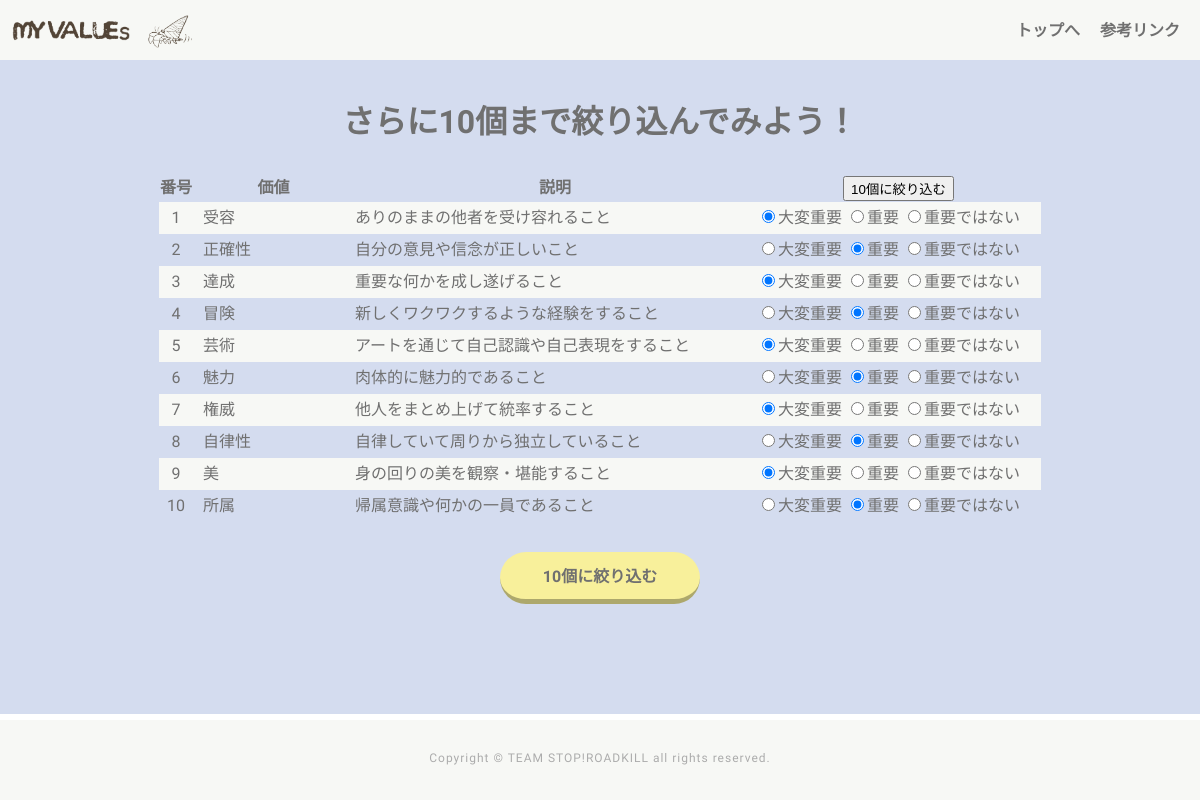
The page /page3 on the database its author committed.
### tables this page shows
CREATE TABLE "values100" (
	"id"	INTEGER,
	"value"	TEXT,
	"explanation"	TEXT,
	PRIMARY KEY("id")
);

### app.py (the view)
@app.route("/page3",methods=["GET"])
def page3_get():
    user_id=1
    conn=sqlite3.connect("myvalues.db")
    cur=conn.cursor()
    cur.execute("Select * From myselect Order by savedate desc Limit 1;")
    selected=cur.fetchone()
    c=conn.cursor()
    c.execute("Select id,value,explanation From values100;")
    value_list=[]
    i = 4
    for row in c.fetchall():
        if not selected[i]==0:
            value_list.append({"id":row[0],"task":row[1],"explanation":row[2],"emphasis":selected[i]})
        i=i+1
    c.close()
    cur.close()
    conn.close()
    return render_template("page3.html",value_list=value_list,)

### templates/page3.html
{% extends "base.html" %}
{% block content %}
<div class="container">
    <div class ="box-list">
        <p>
            <h1>さらに10個まで絞り込んでみよう！</h1>
        </p>
        <div class="first-list">
            <form action="/page3" id="list100form" method="post">
                <table>
                    <tr>
                        <th>番号</th><th>価値</th><th>説明</th><th><input type="submit" value="10個に絞り込む" class="select10"></th>
                    </tr>
                    {% for item in value_list %}
                    <tr class="value_container">
                        <td>{{item['id']}}</td>
                        <td class="titles">{{item['task']}}</td>
                        <td class="need">{{item['explanation']}}</td>
                        <td>
                            <label><input type="radio" name="r{{item['id']}}" value="2" {% if item['emphasis']==2 %} checked="checked"{% endif %}>大変重要</label>
                            <label><input type="radio" name="r{{item['id']}}" value="1" {% if item['emphasis']==1 %} checked="checked"{% endif %}>重要</label>
                            <label class="last"><input type="radio" name="r{{item['id']}}" value="0" {% if item['emphasis']==0 %} checked="checked"{% endif %}>重要ではない</label>
                        </td>
                    </tr>
                    {% endfor %}
                </table>
                <div class ="button-box">
                    <input type="submit" value="10個に絞り込む" class="reset button-shadow select10">
                </div>
            </form>
        </div>
    </div>
</div>
{% endblock %}

### templates/base.html (shortened to what this page needs)
<!DOCTYPE html>
<html lang="ja">
<head>
    <link rel="stylesheet" href="../static/css/style.css">
</head>
<body>
    <div class="container-all">
        <header class="site-header">
        <div class="logo">
            <img src="../static/img/name.png" alt="">
        </div>
        <div class="logoimage">
            <img src="../static/img/myvalueslogo.png" alt="">
        </div>
        <div class="menu">
        <nav>
            <ul>
                <li><a  href="" >トップへ</a></li>
                <li><a  href="" >参考リンク</a></li>
            </ul>
        </nav>
        </div>
        </header>
    {% block content %}
    {% endblock %}
    <footer>
    <p class="copyright">Copyright &copy; TEAM STOP!ROADKILL all rights reserved.</p>
    </footer>
    </div>
</body>
</html>

### static/css/style.css (style rules this page uses)
html { overflow-y: scroll; }
body, h1, h2, h3, h4, h5, p, ul, ol, li, dl, dt, dd { margin: 0px; padding: 0px; }
body { background: #fff; text-align: center; font-size: 16px; line-height: 1.4; min-width: 100%; -webkit-text-size-adjust: 100%; }
li { list-style: none; }
a { outline: none; color: inherit; text-decoration: none; }
img { border: 0px; vertical-align: bottom; }
.reset { color: black; text-decoration: none; font-family: sans-serif; font-weight: normal; font-size: 16px; line-height: 1.5; letter-spacing: normal; border: none; background: transparent; margin: 0; padding: 0; outline: none; cursor: pointer; -webkit-tap-highlight-color: rgba(0,0,0,0); }
body { font-family: "Noto Sans Japanese", "ヒラギノ角ゴ Pro W3", "Hiragino Kaku Gothic Pro", "ヒラギノ角ゴ ProN W3", "Hiragino Kaku Gothic ProN", "游ゴシック", YuGothic, "メイリオ", "Meiryo", "HGPｺﾞｼｯｸM", "Osaka", "ＭＳ Ｐゴシック", sans-serif, Century Gothic, Arial,"M PLUS Rounded 1c"; }
.site-header { height: 60px; background: #F7F8F5; text-align: center; position: fixed; width: 100%; display: flex; }
header img { height:50px; }
.logo { margin: 5px,0px,0px,5px; padding-top: 5px; }
.logoimage { padding-top: 10px; }
.menu { margin:0 0 0 auto; }
ul { display: flex; list-style: none; margin: 5px; padding: 5px; }
li { margin:10px; font-family: 'M PLUS Rounded 1c', sans-serif; font-weight: 600; color:#707070; }
.container-all { background-color:#D4DCEF; width: 100%; height: auto !important; height: 100%; position: relative; min-height: 100%; }
.container { background-color:#D4DCEF; font-family: 'M PLUS Rounded 1c', sans-serif; color: #707070; padding-bottom:80px; height: 100%; }
.container h1 { font-family: 'M PLUS Rounded 1c', sans-serif; color: #707070; }
.box-list { padding-top: 100px; margin: 0 auto; margin-bottom:30px; }
.first-list table { border-collapse: collapse; margin-top: 30px; margin-left: auto; margin-right: auto; }
.first-list table td { background: #F7F8F5; }
.first-list table tr:nth-child(odd) td { background: #D4DCEF; }
.first-list table td { margin-right: 10px; }
.titles { font-weight: 500; height: 30px; width: 150px; text-align: left; padding-left: 10px; }
.need { text-align: left; width: 400px; }
.last { margin-right:20px; }
.button-box { margin-top: 30px; }
.button-shadow { font-family: 'M PLUS Rounded 1c', sans-serif; color:#707070; text-align: center; box-sizing: border-box; display: block; max-width: 200px; width: 100%; margin: 0 auto; background: #F8F09B; font-weight: bold; padding: 13px 10px 10px; border-radius: 30px; border-bottom: 5px solid rgba(0,0,0,0.3); }
footer { height: 80px; background: #F7F8F5; width: 100%; }
footer .copyright { color: #acacac; font-size: 12px; padding-top: 30px; letter-spacing: 1px; font-family: 'M PLUS Rounded 1c', sans-serif; }
footer { height: 80px; background: #F7F8F5; width: 100%; position: fixed; bottom: 0; }

### rows shown on the page
values100: id "1", task "受容", explanation "ありのままの他者を受け容れること"
values100: id "2", task "正確性", explanation "自分の意見や信念が正しいこと"
values100: id "3", task "達成", explanation "重要な何かを成し遂げること"
values100: id "4", task "冒険", explanation "新しくワクワクするような経験をすること"
values100: id "5", task "芸術", explanation "アートを通じて自己認識や自己表現をすること"
values100: id "6", task "魅力", explanation "肉体的に魅力的であること"
values100: id "7", task "権威", explanation "他人をまとめ上げて統率すること"
values100: id "8", task "自律性", explanation "自律していて周りから独立していること"
values100: id "9", task "美", explanation "身の回りの美を観察・堪能すること"
values100: id "10", task "所属", explanation "帰属意識や何かの一員であること"
